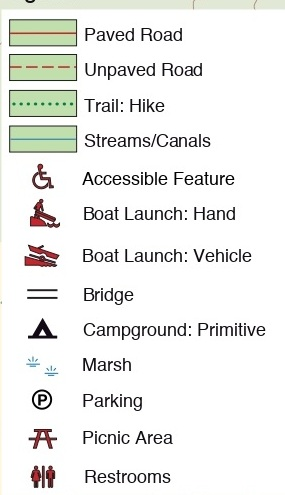
#> input picture legend/AhjumawiLavaSpringsStatePark_page-0004_jpgSmY3DOtP6Zazv8jbmCdK.jpg, 285 x 495 px
$ python -i icons_to_pdf.py   (imports and definitions only)
#> lines starting #> are read from the running program, lines starting #| are printed output that depends on the picture
#!/usr/bin/env python3
"""
icons_to_pdf.py
===============

Build a PDF catalogue of icon crops, grouped by SOURCE IMAGE and then by CLASS.

INPUT
-----
A folder whose immediate sub-folders are class names, each holding icon crops
taken from several source maps/images::

    input_folder/
        <ClassName>/
            <ImageName>_1.png       # crop 1 of this class from <ImageName>
            <ImageName>_2.png
            <OtherImage>_1.png
        <OtherClass>/
            <ImageName>_1.png

The source-image name is recovered from each crop's filename by stripping the
trailing ``_<N>`` icon index (and any ``" (k)"`` de-duplication suffix), exactly
how ``save_icons.py`` names them: ``<mapstem>_<n>.png``.

OUTPUT
------
A PDF laid out as::

    <ImageName 1>                (page title)
        <ClassA>
            [icon] [icon] [icon]
        <ClassB>
            [icon] [icon]
    <ImageName 2>
        <ClassA>
            [icon]
    ...

Content flows down each page and starts a new page automatically when it runs
out of room; a new source image always begins on a fresh page.

Usage::

    python3 icons_to_pdf.py <input_folder>
    python3 icons_to_pdf.py <input_folder> --out icons_report.pdf --page letter
"""

from __future__ import annotations

import argparse
import os
import re
import sys
from collections import defaultdict
from typing import Dict, List

import cv2
import numpy as np

import matplotlib
# [1 line not run here, left out]
import matplotlib.pyplot as plt
from matplotlib.backends.backend_pdf import PdfPages

IMAGE_EXTS = (".jpg", ".jpeg", ".png", ".bmp", ".tif", ".tiff", ".webp")

# Strip a de-dup suffix like " (2)" and then the trailing "_<index>".
_COLLISION_RE = re.compile(r"\s*\(\d+\)$")
_INDEX_RE = re.compile(r"_\d+$")

# Page sizes in inches (w, h), portrait.
PAGE_SIZES = {"a4": (8.27, 11.69), "letter": (8.5, 11.0)}


# ---------------------------------------------------------------------------
# Grouping
# ---------------------------------------------------------------------------
# [27 lines left out: functions image_name_from, group_icons, not called in this run]


def load_rgb(path: str) -> np.ndarray:
    """Load an icon as an RGB float array in [0,1]; alpha is composited on white."""
    img = cv2.imread(path, cv2.IMREAD_UNCHANGED)
#> img is the input picture: shape (495, 285, 3); mean B, G, R 235.7, 238.2, 237.6
    if img is None:
        raise ValueError("cv2 could not read the image")
    if img.ndim == 2:                                   # grayscale
        img = cv2.cvtColor(img, cv2.COLOR_GRAY2RGB)
    elif img.shape[2] == 4:                             # BGRA -> composite
        bgr = img[:, :, :3].astype(np.float32)
        alpha = img[:, :, 3:4].astype(np.float32) / 255.0
        white = np.full_like(bgr, 255.0)
        bgr = bgr * alpha + white * (1.0 - alpha)
        img = cv2.cvtColor(bgr.astype(np.uint8), cv2.COLOR_BGR2RGB)
    else:                                               # BGR
        img = cv2.cvtColor(img, cv2.COLOR_BGR2RGB)
    return img.astype(np.float32) / 255.0
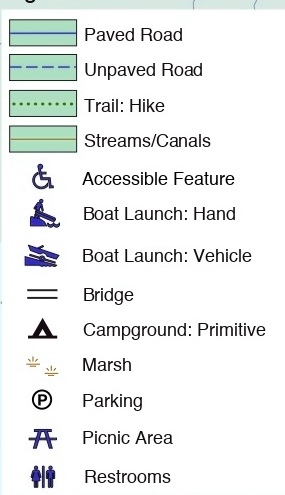
#> returned value: shape (495, 285, 3) float32; mean of channels 0, 1, 2 0.932, 0.934, 0.924; drawn as B, G, R


# ---------------------------------------------------------------------------
# PDF layout — a simple top-down cursor with automatic page breaks
# ---------------------------------------------------------------------------
class PdfBuilder:
    """Flows titles / headings / icon rows down a page, paging when full."""

    # [26 lines left out: functions __init__, _new_page, _ensure, not called in this run]

    # -- coordinate helpers (inches-from-top -> figure fraction) ----------
    def _frac_y(self, top_in: float, h_in: float) -> float:
        return (self.page_h - top_in - h_in) / self.page_h

    # [106 lines left out: functions _add_text, add_image_title, add_class_heading, add_icons, finish, main, not called in this run]


# [2 lines not run here, left out]

>>> result = load_rgb('legend/AhjumawiLavaSpringsStatePark_page-0004_jpgSmY3DOtP6Zazv8jbmCdK.jpg')

$ run again, on legend/Anza-BorregoDesertStatePark_page-0001_jpg.jpg
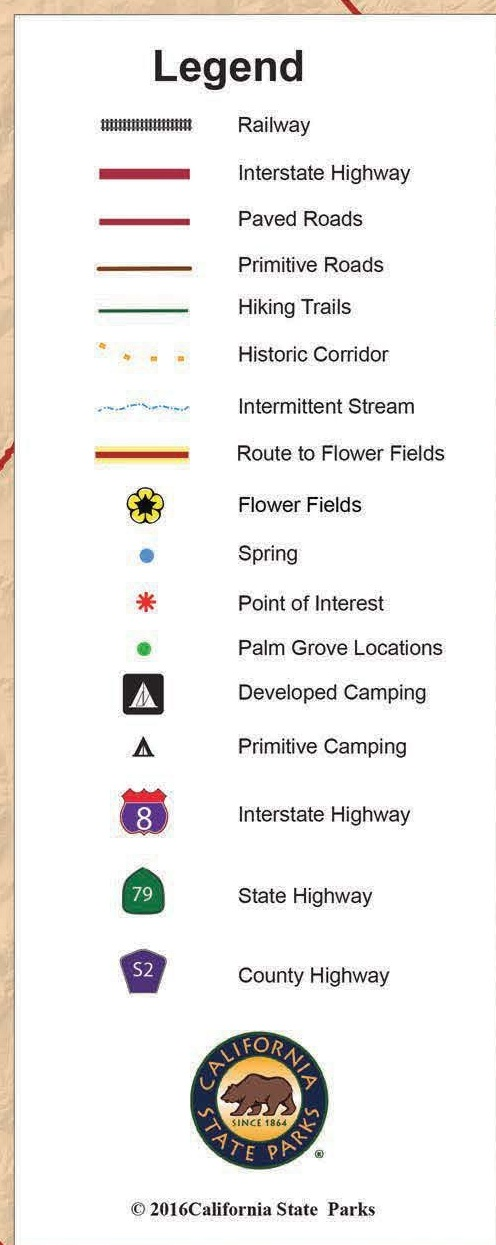
#> input picture legend/Anza-BorregoDesertStatePark_page-0001_jpg.jpg, 496 x 1245 px
#> in load_rgb, img is the input picture: shape (1245, 496, 3); mean B, G, R 235.8, 237.7, 239.8
#> in load_rgb, `return img.astype(np.float32) / 255.0`:
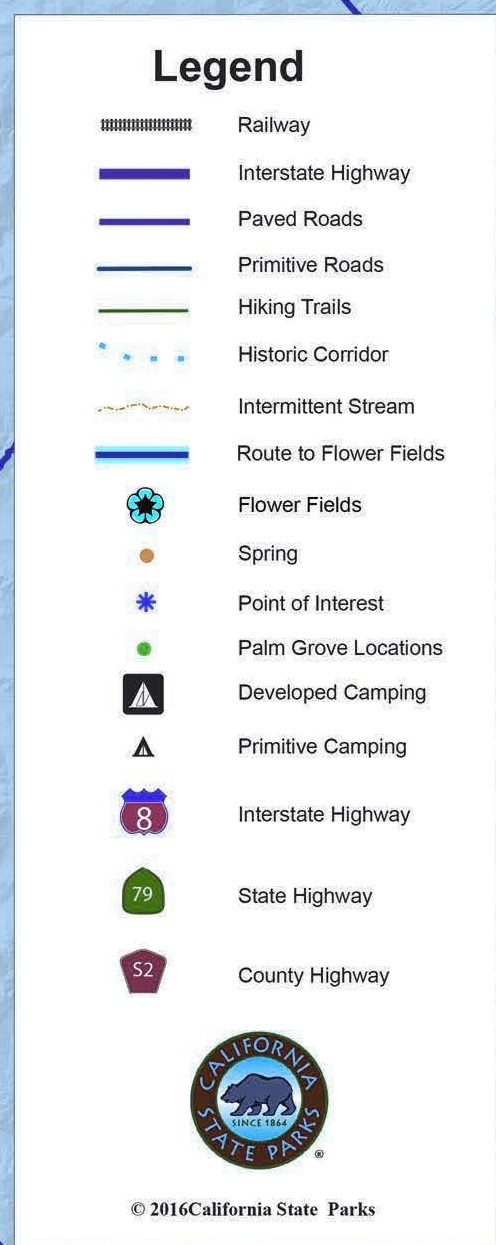
#> returned value: shape (1245, 496, 3) float32; mean of channels 0, 1, 2 0.94, 0.932, 0.925; drawn as B, G, R

$ run again, on legend/AuburnSRA_HuntMap051115_page-0002_jpg.jpg
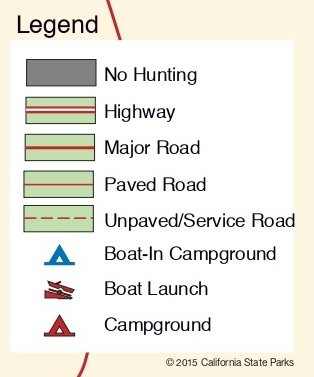
#> input picture legend/AuburnSRA_HuntMap051115_page-0002_jpg.jpg, 314 x 377 px
#> in load_rgb, img is the input picture: shape (377, 314, 3); mean B, G, R 227.1, 234.5, 236
#> in load_rgb, `return img.astype(np.float32) / 255.0`:
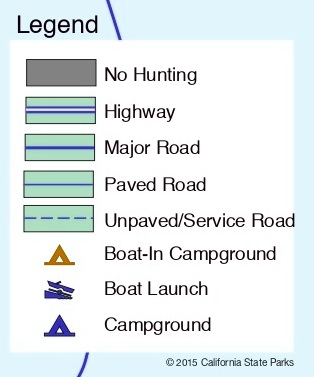
#> returned value: shape (377, 314, 3) float32; mean of channels 0, 1, 2 0.925, 0.919, 0.89; drawn as B, G, R
